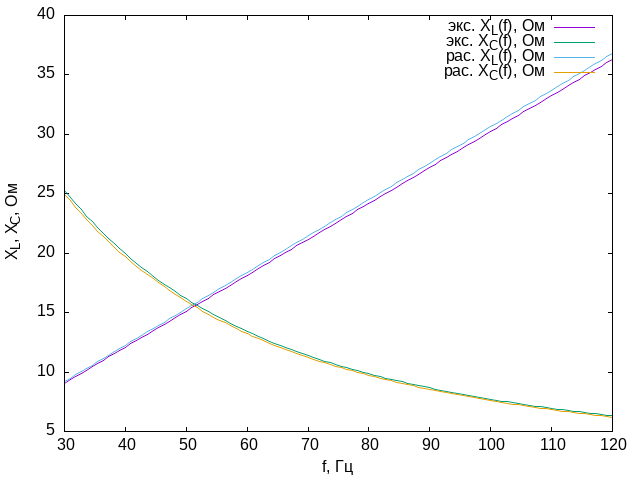

Recreate this plot in gnuplot.

set terminal png
set output 'plot3.png'

set xlabel 'f, Гц'
set ylabel 'X_L, X_C, Ом'

plot\
    'data2.csv' using 1:2 with lp pt 7 smooth bezier ti 'экс. X_L(f), Ом',\
    'data2.csv' using 1:6 with lp pt 7 smooth bezier ti 'экс. X_C(f), Ом',\
    'data2.csv' using 1:5 with lp pt 7 smooth bezier ti 'рас. X_L(f), Ом',\
    'data2.csv' using 1:9 with lp pt 7 smooth bezier ti 'рас. X_C(f), Ом'
